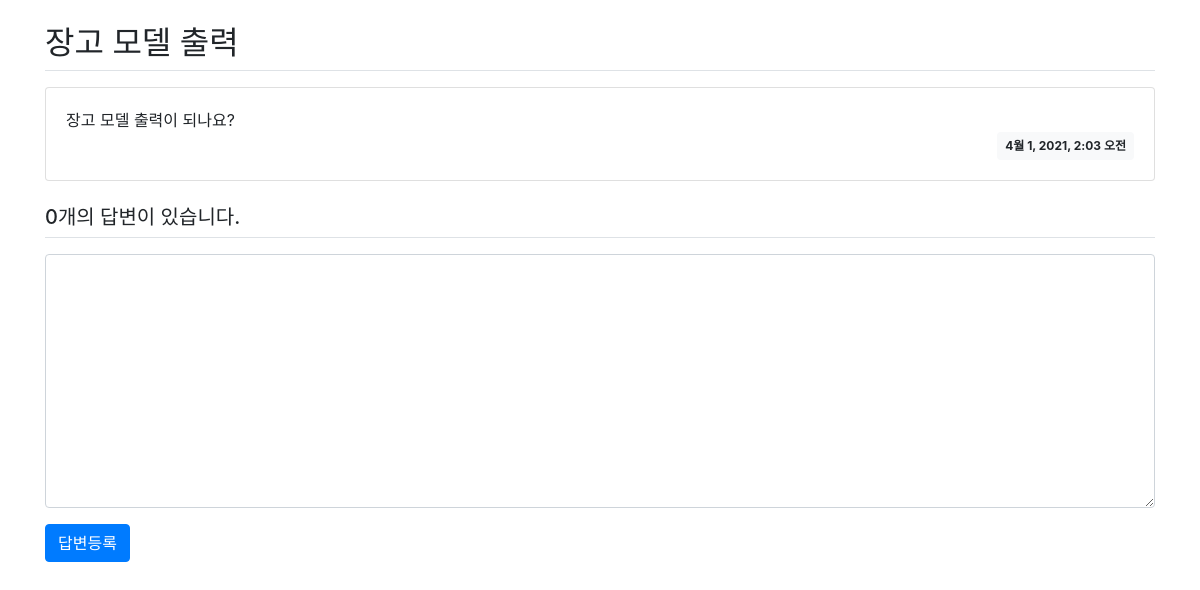
/pybo/4/, run on an earlier commit of the app's database.
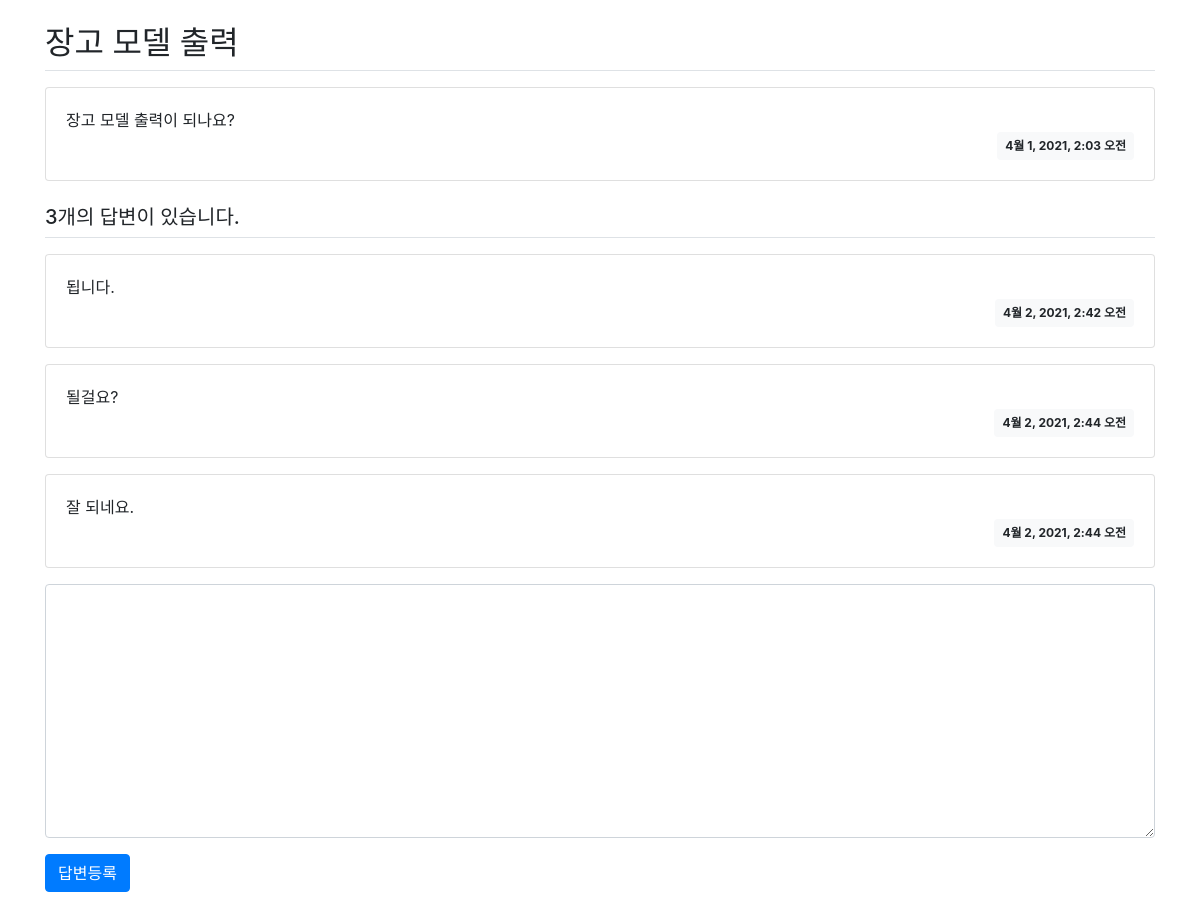
And on a later commit of the database.
### pybo/models.py (models this page shows, shortened)
class Question(models.Model):
    subject = models.CharField(max_length=200)
    content = models.TextField()
    create_date = models.DateTimeField()

class Answer(models.Model):
    question = models.ForeignKey(Question, on_delete=models.CASCADE)
    content = models.TextField()
    create_date = models.DateTimeField()

### pybo/views.py (the view)
# urls.py: path('<int:question_id>/', views.detail, name='detail'),
def detail(request, question_id):
    question = get_object_or_404(Question, pk=question_id)
    context = {'question': question}
    return render(request, 'pybo/question_detail.html', context)

### templates/pybo/question_detail.html (shortened to what this page needs)
{% extends 'base.html' %}
{% block content %}
<div class="container my-3">
    <h2 class="border-bottom py-2">{{ question.subject }}</h2>
    <div class="card my-3">
        <div class="card-body">
            <div class="card-text" style="white-space: pre-line">{{ question.content }}</div>
            <div class="d-flex justify-content-end">
                <div class="badge badge-light p-2">
                    {{ question.create_date }}
                </div>
            </div>
        </div>
    </div>
    <h5 class="border-bottom my-3 py-2">{{ question.answer_set.count }}개의 답변이 있습니다.</h5>
    {% for answer in question.answer_set.all %}
        <div class="card my-3">
            <div class="card-body">
                <div class="card-text" style="white-space: pre-line">{{ answer.content }}</div>
                <div class="d-flex justify-content-end">
                    <div class="badge badge-light p-2">
                        {{ answer.create_date }}
                    </div>
                </div>
            </div>
        </div>
    {% endfor %}
    <form action="{% url 'pybo:answer_create' question.id %}" method="post" class="my-3">
        <div class="form-group">
            <textarea name="content" id="content" class="form-control" rows="10"></textarea>
        </div>
        <input type="submit" value="답변등록" class="btn btn-primary">
    </form>
</div>
{% endblock %}

What changed in the data, as far as the page shows it:
computed for Question "장고 모델 출력": answer_set.count "0" → "3"
added Answer: content "됩니다.", create_date "4월 2, 2021, 2:42 오전"
added Answer: content "될걸요?", create_date "4월 2, 2021, 2:44 오전"
added Answer: content "잘 되네요.", create_date "4월 2, 2021, 2:44 오전"
